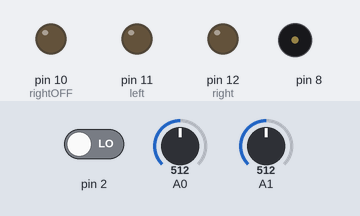
Recording of a sketch running on a simulated Arduino Uno, built with avr-gcc and run on an emulated ATmega328P. On the bench: output pins drawn as LEDs (lit = HIGH), buzzer (waves = sounding). Inputs (shaded band) come from the test bench; at power-on: A0 = 512, A1 = 512, pin 2 LOW.

Above: at 1.2 s.
1.3 s: A0 set to 684
2.8 s: A0 set to 716
At 3.9 s:
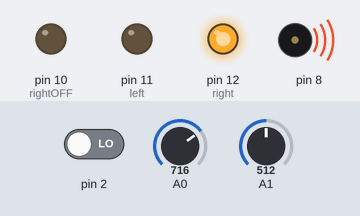
4.3 s: A1 set to 681
7.3 s: A1 set to 718
At 10.0 s:
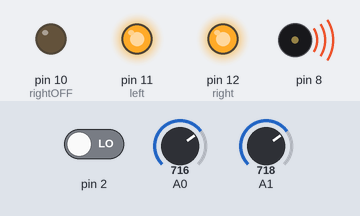
10.3 s: A0 set to 690
At 12.8 s:
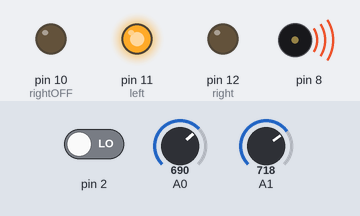
13.3 s: A0 set to 710
At 15.3 s:
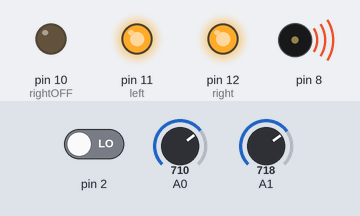
Timing chart, 0 to 16.8 s (numbered marks = the images above; inputs shaded):
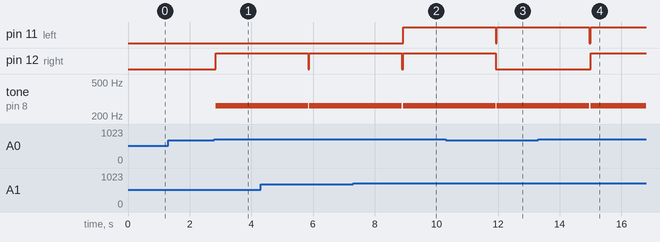

The sketch:

Fencing.ino
```cpp
#include "pitches.h"

int right = 12;
int left = 11;
int rightOFF = 10;
int noteDuration = 3000;
int state = 0;

void setup()
{
  Serial.begin(9600);
  pinMode(rightOFF, OUTPUT);
  pinMode(right, OUTPUT);
  pinMode(left, OUTPUT);
}

void loop() {

  if (digitalRead(2) == HIGH) {
    state++;
    if (state == 2) {
      state = 0;
    }
  } else if (state == 0) {
    epee();
  } else if (state == 1) {
    foil();
  }

}

void epee() {
  if (analogRead(0) > 700) {
   delay(40);
   if (analogRead(1) < 700) {
     tone(8, NOTE_C4, noteDuration);
     digitalWrite(right, HIGH);
     delay(3000);
     noTone(8);
     digitalWrite(right, LOW);
   } else {
       digitalWrite(right, HIGH);
       digitalWrite(left, HIGH);
       tone(8, NOTE_C4, noteDuration);
       delay(3000);
       noTone(8);
       digitalWrite(right, LOW);
       digitalWrite(left, LOW);
   }
 } else if (analogRead(1) > 700) {
     delay(40);
     if (analogRead(0) < 700) {
       tone(8, NOTE_C4, noteDuration);
       digitalWrite(left, HIGH);
       delay(3000);
       noTone(8);
       digitalWrite(left, LOW);
     } else {
       digitalWrite(right, HIGH);
       digitalWrite(left, HIGH);
       tone(8, NOTE_C4, noteDuration);
       delay(3000);
       noTone(8);
       digitalWrite(right, LOW);
       digitalWrite(left, LOW);
     }
 } else if ((analogRead(0) > 700) && (analogRead(1) > 700)) {
     digitalWrite(right, HIGH);
     digitalWrite(left, HIGH);
     tone(8, NOTE_C4, noteDuration);
     delay(3000);
     noTone(8);
     digitalWrite(right, LOW);
     digitalWrite(left, LOW);
 }
}

void foil() {
  if (analogRead(2) < 900 && analogRead(1) < 500) {
    delay(15);
    if (analogRead(2) < 900) {
      tone(8, NOTE_C4, noteDuration);
      digitalWrite(rightOFF, HIGH);
      delay(3000);
      digitalWrite(rightOFF, LOW);
    }
  } else if (analogRead(1) > 500 && analogRead(2) < 900) {
    delay(15);
    if (analogRead(1) > 500) {
      tone(8, NOTE_C4, noteDuration);
      digitalWrite(right, HIGH);
      delay(3000);
      digitalWrite(right, LOW);
    }
  }
}
```

pitches.h
```cpp
/*************************************************
 * Public Constants
 *************************************************/

#define NOTE_B0  31
#define NOTE_C1  33
#define NOTE_CS1 35
#define NOTE_D1  37
#define NOTE_DS1 39
#define NOTE_E1  41
#define NOTE_F1  44
#define NOTE_FS1 46
#define NOTE_G1  49
#define NOTE_GS1 52
#define NOTE_A1  55
#define NOTE_AS1 58
#define NOTE_B1  62
#define NOTE_C2  65
#define NOTE_CS2 69
#define NOTE_D2  73
#define NOTE_DS2 78
#define NOTE_E2  82
#define NOTE_F2  87
#define NOTE_FS2 93
#define NOTE_G2  98
#define NOTE_GS2 104
#define NOTE_A2  110
#define NOTE_AS2 117
#define NOTE_B2  123
#define NOTE_C3  131
#define NOTE_CS3 139
#define NOTE_D3  147
#define NOTE_DS3 156
#define NOTE_E3  165
#define NOTE_F3  175
#define NOTE_FS3 185
#define NOTE_G3  196
#define NOTE_GS3 208
#define NOTE_A3  220
#define NOTE_AS3 233
#define NOTE_B3  247
#define NOTE_C4  262
#define NOTE_CS4 277
#define NOTE_D4  294
#define NOTE_DS4 311
#define NOTE_E4  330
#define NOTE_F4  349
#define NOTE_FS4 370
#define NOTE_G4  392
#define NOTE_GS4 415
#define NOTE_A4  440
#define NOTE_AS4 466
#define NOTE_B4  494
#define NOTE_C5  523
#define NOTE_CS5 554
#define NOTE_D5  587
#define NOTE_DS5 622
#define NOTE_E5  659
#define NOTE_F5  698
#define NOTE_FS5 740
#define NOTE_G5  784
#define NOTE_GS5 831
#define NOTE_A5  880
#define NOTE_AS5 932
#define NOTE_B5  988
#define NOTE_C6  1047
#define NOTE_CS6 1109
#define NOTE_D6  1175
#define NOTE_DS6 1245
#define NOTE_E6  1319
#define NOTE_F6  1397
#define NOTE_FS6 1480
#define NOTE_G6  1568
#define NOTE_GS6 1661
#define NOTE_A6  1760
#define NOTE_AS6 1865
#define NOTE_B6  1976
#define NOTE_C7  2093
#define NOTE_CS7 2217
#define NOTE_D7  2349
#define NOTE_DS7 2489
#define NOTE_E7  2637
#define NOTE_F7  2794
#define NOTE_FS7 2960
#define NOTE_G7  3136
#define NOTE_GS7 3322
#define NOTE_A7  3520
#define NOTE_AS7 3729
#define NOTE_B7  3951
#define NOTE_C8  4186
#define NOTE_CS8 4435
#define NOTE_D8  4699
#define NOTE_DS8 4978
```

Measured:
- the behaviour switches between 700 and 701 on A0 (found by bisection; images 0 and 1)
- the behaviour switches between 699 and 700 on A1 (found by bisection; images 1 and 2)
- after the input at 1.3 s, every drawn part: stays the same
- after the input at 2.8 s, pin 12 (right): LOW → HIGH at once; tone on pin 8: silent → 262 Hz at once
- after the input at 7.3 s, pin 11 (left): LOW → HIGH after 1.6 s
- after the input at 10.3 s, pin 12 (right): goes on until 11.9 s, then stays LOW
- after the input at 13.3 s, pin 12 (right): LOW → HIGH after 1.7 s
